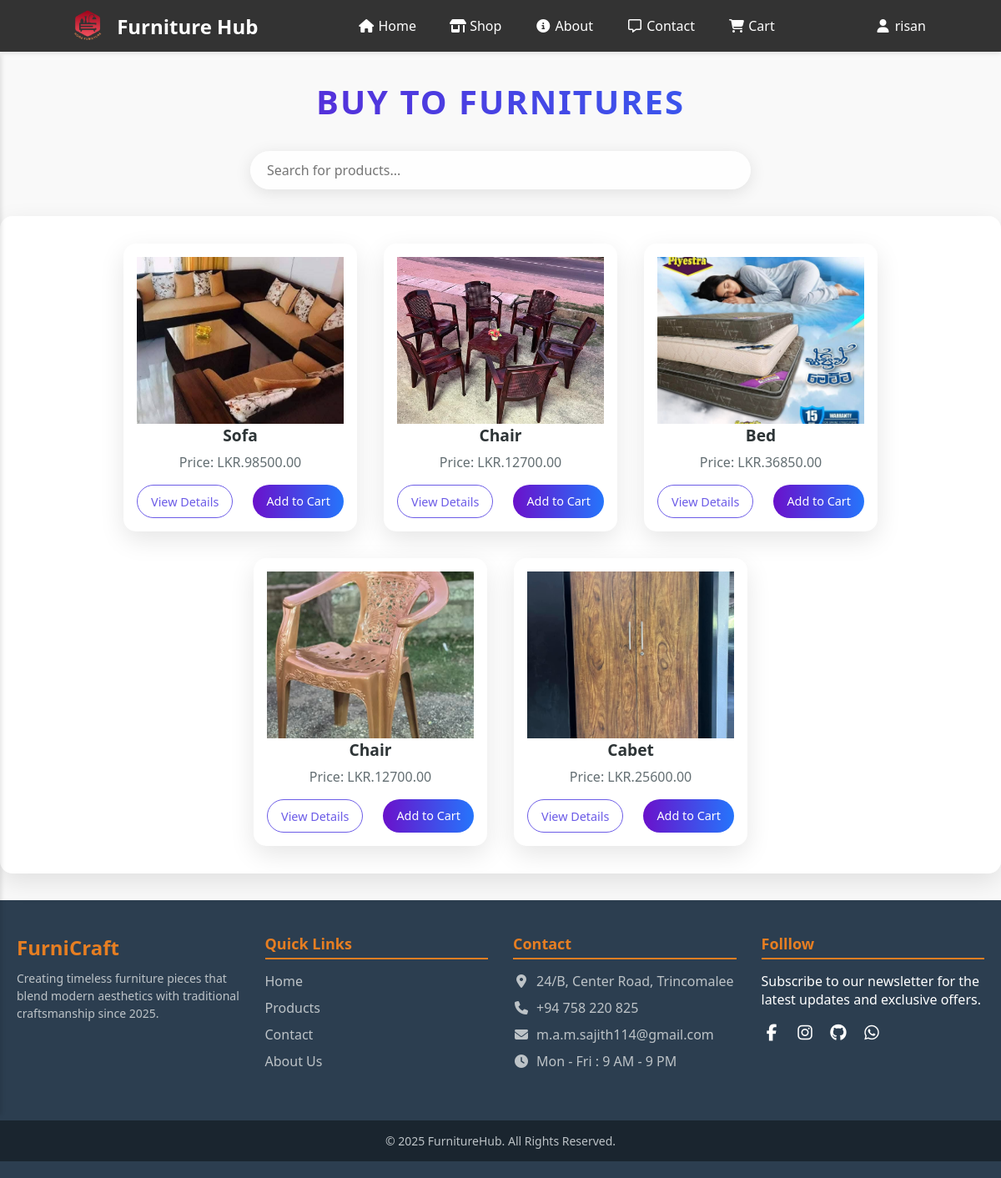
The app's page /product.php (signed in) with its own data.
### tables this page shows
CREATE TABLE `products` (
  `id` int(11) NOT NULL,
  `name` varchar(100) DEFAULT NULL,
  `description` text DEFAULT NULL,
  `price` decimal(10,2) DEFAULT NULL,
  `image` varchar(255) DEFAULT NULL,
  `category` varchar(50) DEFAULT NULL,
  `created_at` timestamp NOT NULL DEFAULT current_timestamp()
);

### product.php (the view, shortened to what this page needs)
<?php
include 'includes/config.php';
?>
<!DOCTYPE html>
<html>
<head>
    <link rel="stylesheet" href="https://cdnjs.cloudflare.com/ajax/libs/font-awesome/6.7.2/css/all.min.css" />
    <link rel="stylesheet" href="./assets/css/Product_page.css">
    <link rel="stylesheet" href="./assets/css/view.css">
    <link rel="stylesheet" href="./assets/css/user_navigation.css">
    <link rel="stylesheet" href="./assets/css/user_footer.css">
</head>
<body>
    <?php include "./user_navigation.php"; ?>
    <h1>buy to Furnitures</h1>
    <div class="search-container">
        <input type="text" id="searchInput" placeholder="Search for products..." oninput="filterProducts()">
    </div>
    <div class="product-cart" id="productList">
        <?php
        $sql = "SELECT * FROM products";
        $result = mysqli_query($conn, $sql);
        while ($row = mysqli_fetch_assoc($result)) {
            echo "<div class='product' data-name='" . strtolower($row['name']) . "'>";
            echo "<img src='./assets/furnitures/" . $row['image'] . "' alt='" . $row['name'] . "'>";
            echo "<h3>" . $row['name'] . "</h3>";
            echo "<p>Price: LKR." . $row['price'] . "</p>";
            echo "<div class='cart-option'>";
            echo "<a class='view-details' href='view.php?id=" . $row['id'] . "'>View Details</a>";
            echo "<a class='add-cart' href='cart.php?action=add&id=" . $row['id'] . "'>Add to Cart</a>";
            echo "</div>";
            echo "</div>";
        }
        ?>
    </div>
    <?php include "./user_footer.php"; ?>
</body>
</html>

### user_navigation.php (shortened to what this page needs)
<!DOCTYPE html>
<html lang="en">
<head>
    <link rel="stylesheet" href="https://cdnjs.cloudflare.com/ajax/libs/font-awesome/7.0.0/css/all.min.css" />
    <link rel="stylesheet" href="./user_navigation.css">
</head>
<body>
    <nav class="top-bar">
        <div class="logo">
            <img src="./assets/image/Logo.png" alt="Modern furniture logo" class="logoimg">
            <a class="navbar-brand" href="./Home.php">Furniture Hub</a>
        </div>
        <div class="nav" id="navMenu">
            <a href="./Home.php"><i class="fa-solid fa-house"></i> Home</a>
            <a href="./product.php"><i class="fa-solid fa-shop"></i> Shop</a>
            <a href="./about.php"><i class="fa-solid fa-circle-info"></i> About</a>
            <a href="./contact.php"><i class="fa-regular fa-message"></i> Contact</a>
            <a href="./cart.php"><span class="cart-icon"><i class="fa-solid fa-cart-shopping"></i> Cart</span></a>
        </div>
        <div class="profile">
            <span class="username" onclick="toggleDropdown()"><i class="fa-solid fa-user"></i> <?php echo $_SESSION['user_name'] ?></span>
        </div>
    </nav>
</body>
</html>

### user_footer.php (shortened to what this page needs)
<!DOCTYPE html>
<html lang="en">
<head>
    <link rel="stylesheet" href="https://cdnjs.cloudflare.com/ajax/libs/font-awesome/6.7.2/css/all.min.css" />
    <link rel="stylesheet" href="./assets/css/user_footer.css">
</head>
<body>
    <footer>
        <div class="footer-container">
            <div class="footer-column footer-logo">
                <h2>FurniCraft</h2>
                <p>Creating timeless furniture pieces that blend modern aesthetics with traditional craftsmanship since 2025.</p>
            </div>
            <div class="footer-column">
                <h3>Quick Links</h3>
                <ul class="footer-links">
                    <li><a href="./Home.php">Home</a></li>
                    <li><a href="./product.php">Products</a></li>
                    <li><a href="./contact.php">Contact</a></li>
                    <li><a href="./about.php">About Us</a></li>
                </ul>
            </div>
            <div class="footer-column">
                <h3>Contact</h3>
                <div class="contact-info">
                    <p><i class="fas fa-map-marker-alt"></i> 24/B, Center Road, Trincomalee</p>
                    <p><i class="fas fa-phone"></i> +94 758 220 825</p>
                    <p><i class="fas fa-envelope"></i> m.a.m.sajith114@gmail.com</p>
                    <p><i class="fas fa-clock"></i> Mon - Fri : 9 AM - 9 PM</p>
                </div>
            </div>
            <div class="footer-column">
                <h3>Folllow</h3>
                <p>Subscribe to our newsletter for the latest updates and exclusive offers.</p>
                <div class="social-icons">
                    <a href="https://www.facebook.com/share/1ABb5RRioj/"><i class="fab fa-facebook-f"></i></a>
                    <a href="https://www.linkedin.com/in/mohamed-sajith-09a860368?utm_source=share&utm_campaign=share_via&utm_content=profile&utm_medium=android_app"><i class="fab fa-instagram"></i></a>
                    <a href="https://github.com/SajiiTPR"><i class="fa-brands fa-github"></i></a>
                    <a href="https://wa.me/qr/WOPNPSK6XWF3P1"><i class="fa-brands fa-whatsapp"></i></a>
                </div>
            </div>
        </div>
        <div class="footer-bottom">
            <p>&copy; 2025 FurnitureHub. All Rights Reserved.</p>
        </div>
    </footer>
</body>
</html>

### assets/css/Product_page.css (style rules this page uses)
* { margin: 0; padding: 0; box-sizing: border-box; font-family: "Poppins", sans-serif; }
body { background: linear-gradient(135deg, #f5f7fa 0%, #c3cfe2 100%); min-height: 100vh; padding: 2rem; }
h1 { text-align: center; margin: 2rem 0; font-size: 2.5rem; color: #2d3436; text-transform: uppercase; letter-spacing: 2px; background: linear-gradient(to right, #6a11cb 0%, #2575fc 100%); -webkit-background-clip: text; -webkit-text-fill-color: transparent; background-clip: text; }
.search-container { display: flex; justify-content: center; margin-bottom: 2rem; }
#searchInput { width: 50%; padding: 12px 20px; border: none; border-radius: 50px; font-size: 1rem; background: rgba(255, 255, 255, 0.8); box-shadow: 0 4px 20px rgba(0, 0, 0, 0.1); outline: none; transition: all 0.3s ease; }
.product-cart { display: flex; flex-wrap: wrap; justify-content: center; gap: 2rem; padding: 2rem; margin: 2rem auto; background: rgba(255, 255, 255, 0.9); border-radius: 15px; box-shadow: 0 10px 30px rgba(0, 0, 0, 0.1); transition: all 0.3s ease; backdrop-filter: blur(10px); -webkit-backdrop-filter: blur(10px); border: 1px solid rgba(255, 255, 255, 0.2); }
.product { background: white; border-radius: 15px; overflow: hidden; box-shadow: 0 10px 30px rgba(0, 0, 0, 0.1); transition: all 0.3s ease; width: 280px; max-width: 100%; text-align: center; display: flex; flex-direction: column; padding: 1rem; cursor: pointer; color: #2d3436; font-size: 1rem; }
.product img { width: 100%; height: 200px; object-fit: cover; }
.product h3 { font-size: 1.2rem; margin-bottom: 0.5rem; color: #2d3436; text-transform: capitalize; }
.product p { color: #636e72; margin-bottom: 1rem; }
.cart-option { display: flex; justify-content: space-between; }
.view-details, .add-cart { padding: 0.6rem 1rem; border-radius: 50px; font-size: 0.9rem; font-weight: 500; text-decoration: none; transition: all 0.3s ease; }
.view-details { background: transparent; color: #6c5ce7; border: 1px solid #6c5ce7; }
.add-cart { background: linear-gradient(to right, #6a11cb 0%, #2575fc 100%); color: white; border: none; }

### assets/css/view.css (style rules this page uses)
body { font-family: Arial, sans-serif; margin: 0; padding: 0; background: #f9f9f9; }

### assets/css/user_navigation.css (style rules this page uses)
body { font-family: Arial, sans-serif; margin: 0; padding: 0; }
.top-bar { display: flex; justify-content: space-between; align-items: center; background-color: #333; padding: 10px 5rem; color: white; z-index: 1000; box-shadow: 0 2px 5px rgba(0, 0, 0, 0.1); transition: background 0.3s; }
.logo { display: flex; align-items: center; }
.logo img { height: 40px; margin-right: 10px; }
.logo a { color: white; text-decoration: none; font-size: 24px; font-weight: bold; }
.nav { display: flex; gap: 20px; }
.nav a { color: white; text-decoration: none; padding: 10px; transition: background 0.3s; }
.profile { position: relative; display: flex; align-items: center; cursor: pointer; color: white; }
.username { cursor: pointer; margin-right: 10px; }

### assets/css/user_footer.css (style rules this page uses)
:root { --primary: #2c3e50; --secondary: #34495e; --accent: #e67e22; --light: #ecf0f1; --dark: #1a252f; }
* { margin: 0; padding: 0; box-sizing: border-box; font-family: "Segoe UI", Tahoma, Geneva, Verdana, sans-serif; }
footer { background-color: var(--primary); color: white; padding: 40px 0 20px; }
.footer-container { max-width: 1200px; margin: 0 auto; display: grid; grid-template-columns: repeat(auto-fit, minmax(250px, 1fr)); gap: 30px; padding: 0 20px; }
.footer-column { margin-bottom: 20px; }
.footer-logo h2 { color: var(--accent); font-size: 24px; margin-bottom: 10px; }
.footer-logo p { color: #bdc3c7; line-height: 1.5; font-size: 14px; }
.footer-column h3 { color: var(--accent); font-size: 18px; margin-bottom: 15px; padding-bottom: 5px; border-bottom: 2px solid var(--accent); }
.footer-links { list-style: none; }
.footer-links li { margin-bottom: 10px; }
.footer-links a { color: #bdc3c7; text-decoration: none; transition: color 0.3s; }
.contact-info p { color: #bdc3c7; margin-bottom: 10px; display: flex; align-items: center; gap: 8px; }
.social-icons { display: flex; gap: 15px; margin-top: 15px; }
.social-icons a { color: white; font-size: 20px; }
.footer-bottom { background-color: var(--dark); padding: 15px 0; text-align: center; margin-top: 30px; }
.footer-bottom p { color: #bdc3c7; font-size: 14px; }

### records on screen
products: image+name (picture), name "Sofa", price "98500.00"
products: image+name (picture), name "Chair", price "12700.00"
products: image (picture), name "Bed", price "36850.00"
products: image+name (picture), name "Chair", price "12700.00"
products: image+name (picture), name "Cabet", price "25600.00"

### other values on screen
$_SESSION['user_name'] "risan"
